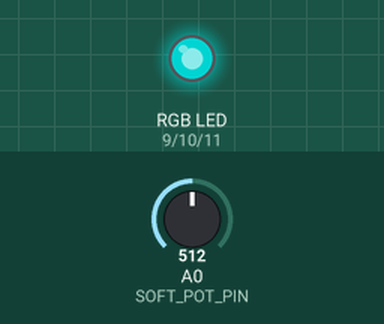
Bench run of a sketch on a simulated Arduino Uno, built with avr-gcc and run on an emulated ATmega328P. Shown: an RGB LED mixed from three pins (HIGH = lit). The test bench sets the inputs (shaded band); at power-on: A0 (SOFT_POT_PIN) = 512. Dim RGB values are drawn brighter than linear.

Above: at 1.3 s.
1.4 s: A0 (SOFT_POT_PIN) set to 716
At 2.5 s:
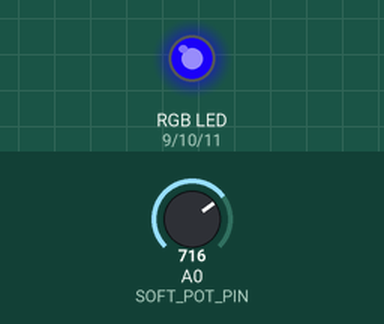
3.0 s: A0 (SOFT_POT_PIN) set to 900
At 3.7 s:
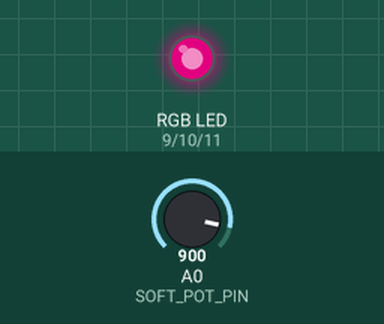
4.5 s: A0 (SOFT_POT_PIN) set to 1023
At 5.0 s:
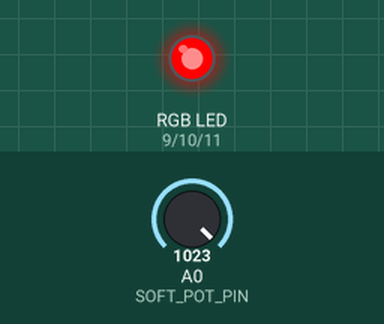
6.0 s: A0 (SOFT_POT_PIN) set to 306
At 7.2 s:
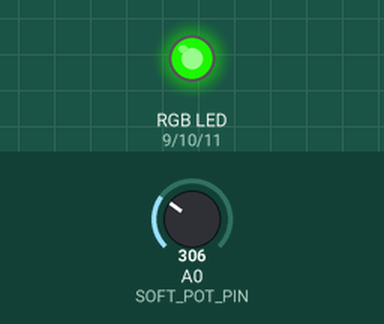
7.5 s: A0 (SOFT_POT_PIN) set to 122
At 8.6 s:
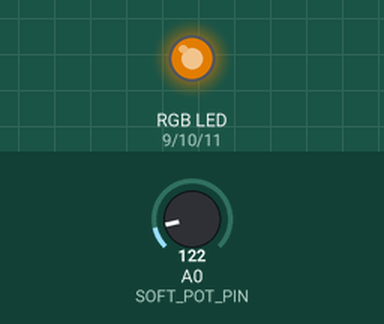
9.0 s: A0 (SOFT_POT_PIN) set to 0
At 9.8 s:
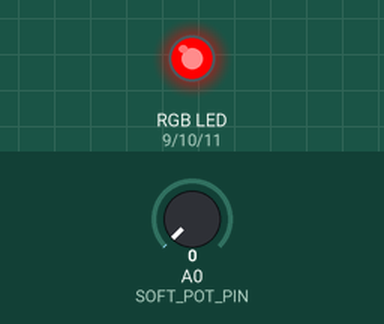
Timing chart, 0 to 11.5 s (numbered marks = the images above; inputs shaded):
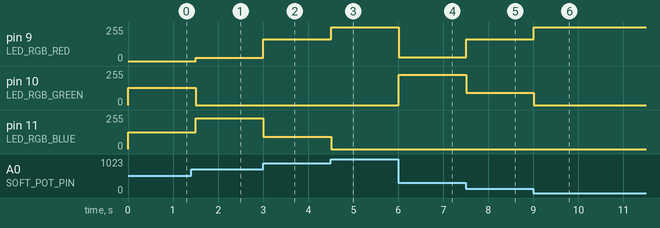

The sketch:

sketch_soft_potentiometer_with_rgb_led.ino
```cpp
#include <Streaming.h>

const int SOFT_POT_PIN = A0;
const int LED_RGB_RED = 9; // PWM
const int LED_RGB_GREEN = 10; // PWM
const int LED_RGB_BLUE = 11; // PWM

void setup() {
  Serial.begin(9600);

  pinMode(SOFT_POT_PIN, INPUT);
  pinMode(LED_RGB_RED, OUTPUT);
  pinMode(LED_RGB_GREEN, OUTPUT);
  pinMode(LED_RGB_BLUE, OUTPUT);
}

void setColors(int redAmount, int greenAmount, int blueAmount) {
  analogWrite(LED_RGB_RED, redAmount);
  analogWrite(LED_RGB_GREEN, greenAmount);
  analogWrite(LED_RGB_BLUE, blueAmount);
}

void loop() {
  int softPotRead = analogRead(SOFT_POT_PIN);
  int redValue, greenValue, blueValue;
  int mapRGB1, mapRGB2, constrained1, constrained2;

  mapRGB1 = map(softPotRead, 0, 341, 255, 0);
  constrained1 = constrain(mapRGB1, 0, 255);

  mapRGB2 = map(softPotRead, 682, 1023, 0, 255);
  constrained2 = constrain(mapRGB2, 0, 255);

  redValue = constrained1 + constrained2; //Create the red peak

  //Create the green peak
  //Note that we are nesting functions (which requires fewer variables)

  greenValue = constrain(map(softPotRead, 0, 341, 0, 255), 0, 255)
             - constrain(map(softPotRead, 341, 682, 0,255), 0, 255);

  //Create the blue peak
  blueValue = constrain(map(softPotRead, 341, 682, 0, 255), 0, 255)
            - constrain(map(softPotRead, 682, 1023, 0, 255), 0, 255);

  setColors(redValue, greenValue, blueValue);
  delay(500);
}
```

Measured:
- after the input at 1.4 s, pin 9 (LED_RGB_RED): 0/255 → 25/255 after 0.10 s; pin 10 (LED_RGB_GREEN): 128/255 → 0/255 after 0.10 s; pin 11 (LED_RGB_BLUE): 127/255 → 230/255 after 0.10 s
- after the input at 3.0 s, pin 9 (LED_RGB_RED): 25/255 → 163/255 at once; pin 11 (LED_RGB_BLUE): 230/255 → 92/255 at once
- after the input at 4.5 s, pin 9 (LED_RGB_RED): 163/255 → 255/255 at once; pin 11 (LED_RGB_BLUE): 92/255 → 0/255 at once
- after the input at 6.0 s, pin 9 (LED_RGB_RED): 255/255 → 27/255 at once; pin 10 (LED_RGB_GREEN): 0/255 → 228/255 at once
- after the input at 7.5 s, pin 9 (LED_RGB_RED): 27/255 → 164/255 at once; pin 10 (LED_RGB_GREEN): 228/255 → 91/255 at once
- after the input at 9.0 s, pin 9 (LED_RGB_RED): 164/255 → 255/255 at once; pin 10 (LED_RGB_GREEN): 91/255 → 0/255 at once
